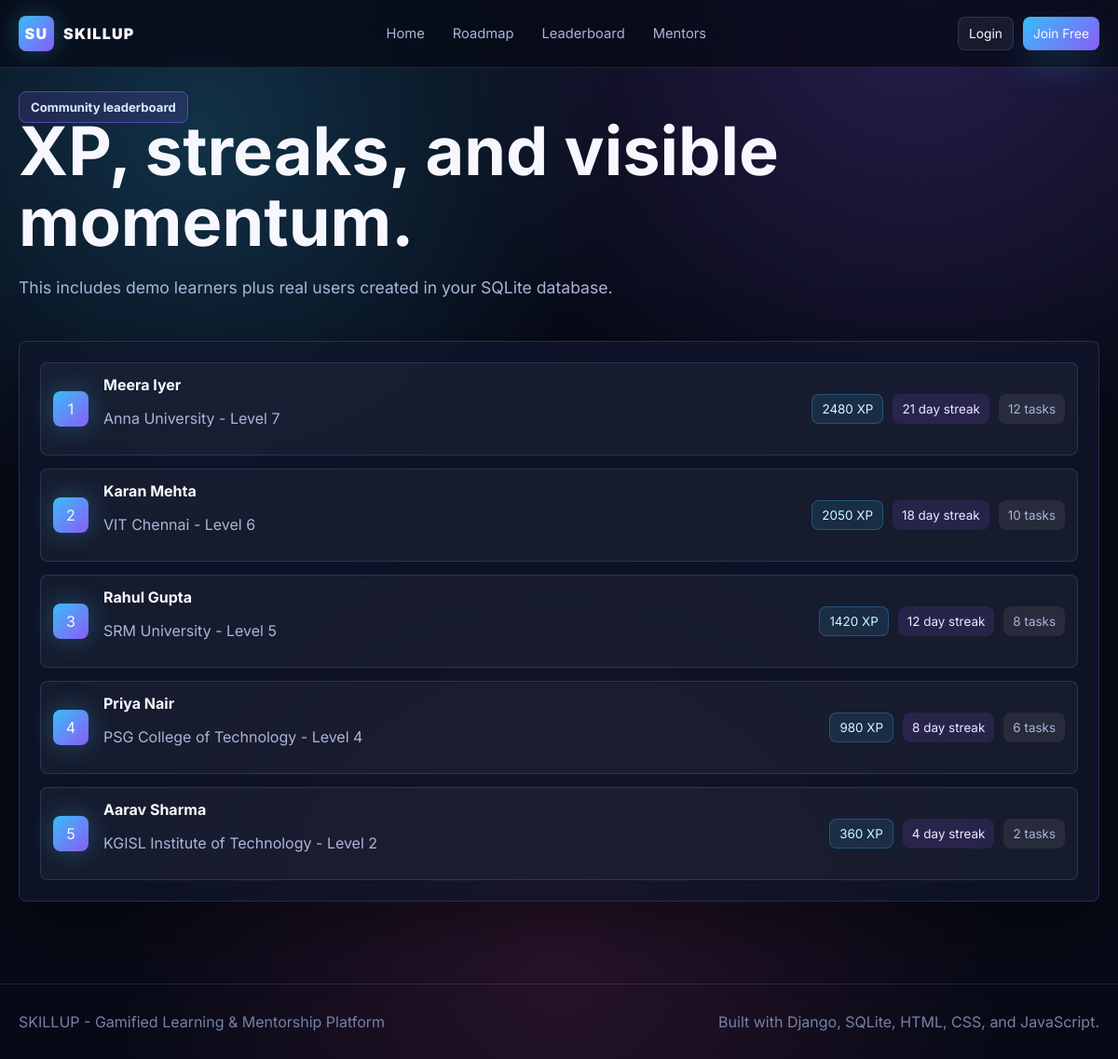
Page /leaderboard/ on the committed database.
### learning/models.py (models this page shows, shortened)
class Profile(models.Model):
    user = models.OneToOneField(User, related_name='profile', on_delete=models.CASCADE)
    college = models.CharField(max_length=120, blank=True)
    bio = models.TextField(blank=True)
    avatar = models.CharField(max_length=4, default='SU')
    xp = models.PositiveIntegerField(default=0)
    streak = models.PositiveIntegerField(default=1)
    current_level = models.PositiveSmallIntegerField(default=1)
    last_active = models.DateField(default=timezone.localdate)

### learning/views.py (the view)
# urls.py: path('leaderboard/', views.leaderboard, name='leaderboard'),
def leaderboard(request):
    leaders = Profile.objects.select_related('user').annotate(done=Count('user__task_completions')).order_by('-xp', '-streak')[:25]
    return render(request, 'learning/leaderboard.html', {'leaders': leaders})

### templates/learning/leaderboard.html (shortened to what this page needs)
{% extends 'base.html' %}
{% block content %}
<main class="page">
  <div class="container stack" style="gap:24px">
    <section>
      <span class="eyebrow">Community leaderboard</span>
      <h1>XP, streaks, and visible momentum.</h1>
      <p class="lead">This includes demo learners plus real users created in your SQLite database.</p>
    </section>
    <section class="glass card stack">
      {% for leader in leaders %}
        <div class="resource-link">
          <div class="split">
            <div class="split" style="flex-direction:row;align-items:center">
              <span class="brand-mark">{{ forloop.counter }}</span>
              <div>
                <strong>{{ leader.user.first_name|default:leader.user.username }}</strong>
                <p class="muted">{{ leader.college }} - Level {{ leader.current_level }}</p>
              </div>
            </div>
            <div style="display:flex;gap:10px;flex-wrap:wrap">
              <span class="pill badge">{{ leader.xp }} XP</span>
              <span class="pill badge-violet">{{ leader.streak }} day streak</span>
              <span class="pill">{{ leader.done }} tasks</span>
            </div>
          </div>
        </div>
      {% empty %}
        <p class="muted">Run the seed command to add demo leaderboard users.</p>
      {% endfor %}
    </section>
  </div>
</main>
{% endblock %}

### static/skillup/css/app.css (style rules this page uses)
:root { --bg: #070a16; --panel: rgba(17, 23, 45, 0.72); --panel-strong: rgba(23, 30, 58, 0.92); --line: rgba(148, 163, 255, 0.18); --line-hot: rgba(124, 92, 255, 0.55); --text: #f7f8ff; --muted: #aab5d8; --soft: #7680a8; --blue: #38bdf8; --violet: #8b5cf6; --pink: #ec4899; --green: #34d399; --yellow: #facc15; --danger: #fb7185; --shadow: 0 24px 70px rgba(0, 0, 0, 0.35); --radius: 8px; }
* { box-sizing: border-box; }
html { scroll-behavior: smooth; }
body { margin: 0; min-height: 100vh; font-family: Inter, system-ui, sans-serif; color: var(--text); background: radial-gradient(circle at 18% 12%, rgba(56, 189, 248, 0.22), transparent 28rem), radial-gradient(circle at 82% 0%, rgba(139, 92, 246, 0.24), transparent 32rem), radial-gradient(circle at 50% 90%, rgba(236, 72, 153, 0.14), transparent 30rem), var(--bg); }
.container { width: min(1160px, calc(100% - 32px)); margin: 0 auto; }
.stack { display: grid; gap: 14px; }
.split { display: flex; justify-content: space-between; gap: 16px; align-items: center; }
.muted { color: var(--muted); }
.page { padding: 104px 0 48px; }
.brand-mark { width: 38px; height: 38px; display: grid; place-items: center; border-radius: var(--radius); background: linear-gradient(135deg, var(--blue), var(--violet)); box-shadow: 0 0 28px rgba(56, 189, 248, 0.32); }
.eyebrow { width: fit-content; padding: 8px 12px; border: 1px solid var(--line-hot); border-radius: var(--radius); background: rgba(139, 92, 246, 0.14); color: #dbeafe; font-weight: 700; font-size: 0.82rem; }
h1, h2, h3 { margin: 0; line-height: 1.05; letter-spacing: 0; }
h1 { font-size: clamp(2.8rem, 6vw, 5.8rem); }
.lead { color: var(--muted); font-size: 1.1rem; line-height: 1.8; max-width: 680px; }
.glass { border: 1px solid var(--line); background: var(--panel); backdrop-filter: blur(18px); border-radius: var(--radius); box-shadow: var(--shadow); }
.card { padding: 22px; transition: transform 0.2s ease, border 0.2s ease; }
.pill { display: inline-flex; align-items: center; width: fit-content; gap: 7px; padding: 7px 10px; border-radius: var(--radius); background: rgba(255, 255, 255, 0.07); color: var(--muted); font-size: 0.84rem; }
.badge { color: #cffafe; border: 1px solid rgba(56, 189, 248, 0.28); background: rgba(56, 189, 248, 0.11); }
.badge-violet { color: #ede9fe; border-color: rgba(139, 92, 246, 0.34); background: rgba(139, 92, 246, 0.14); }
.resource-link { display: block; padding: 13px; border-radius: var(--radius); border: 1px solid var(--line); background: rgba(255, 255, 255, 0.04); }

### rows in the picture
Profile: user.first_name "Meera Iyer", college "Anna University", current_level "7", xp "2480", streak "21", done "12"
Profile: user.first_name "Karan Mehta", college "VIT Chennai", current_level "6", xp "2050", streak "18", done "10"
Profile: user.first_name "Rahul Gupta", college "SRM University", current_level "5", xp "1420", streak "12", done "8"
Profile: user.first_name "Priya Nair", college "PSG College of Technology", current_level "4", xp "980", streak "8", done "6"
Profile: user.first_name "Aarav Sharma", college "KGISL Institute of Technology", current_level "2", xp "360", streak "4", done "2"
